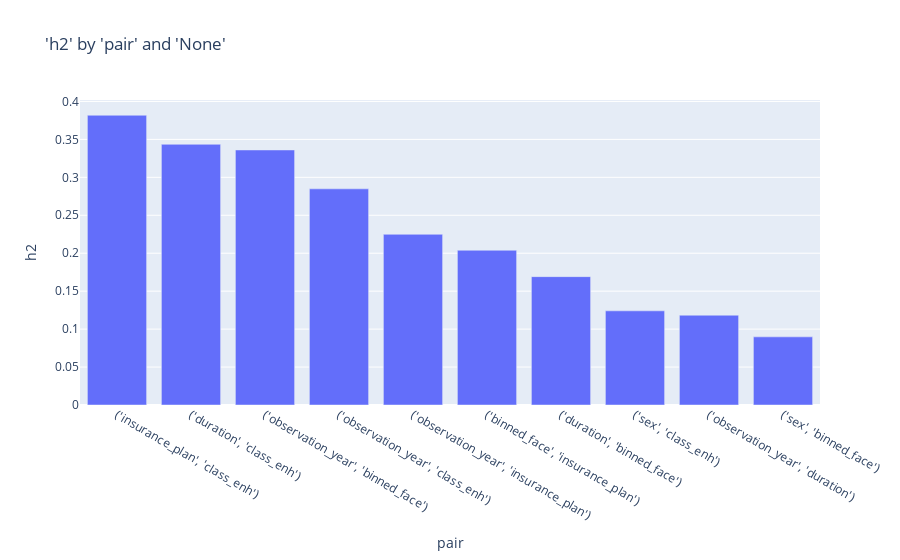

Write notebook code for a chart like this one.
### Code cell
charters.chart(df=h_df.head(10), x_axis="pair", y_axis="h2", type="bar", y_sort=True)

### Figure 1 — Plotly figure (JSON) as saved in the notebook; plotly's stock layout.template omitted (floating-point values rounded to 4 significant figures)
{"data": [{"alignmentgroup": "True", "hovertemplate": "pair=%{x}<br>h2=%{y}<extra></extra>", "legendgroup": "", "marker": {"color": "#636efa", "pattern": {"shape": ""}}, "name": "", "offsetgroup": "", "orientation": "v", "showlegend": false, "textposition": "auto", "type": "bar", "x": ["('insurance_plan', 'class_enh')", "('duration', 'class_enh')", "('observation_year', 'binned_face')", "('observation_year', 'class_enh')", "('observation_year', 'insurance_plan')", "('binned_face', 'insurance_plan')", "('duration', 'binned_face')", "('sex', 'class_enh')", "('observation_year', 'duration')", "('sex', 'binned_face')"], "xaxis": "x", "y": [0.3818, 0.3435, 0.3361, 0.2848, 0.2249, 0.2039, 0.1692, 0.1241, 0.1183, 0.08977], "yaxis": "y"}], "layout": {"autosize": true, "barmode": "relative", "legend": {"tracegroupgap": 0}, "title": {"text": "'h2' by 'pair' and 'None'"}, "xaxis": {"anchor": "y", "autorange": true, "domain": [0, 1], "range": [-0.5, 9.5], "title": {"text": "pair"}, "type": "category"}, "yaxis": {"anchor": "x", "autorange": true, "domain": [0, 1], "range": [0, 0.4019], "title": {"text": "h2"}, "type": "linear"}}}
